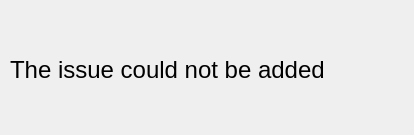
<?xml version="1.0" encoding="UTF-8"?>
<ui version="4.0">
 <class>message</class>
 <widget class="QWidget" name="message">
  <property name="geometry">
   <rect>
    <x>0</x>
    <y>0</y>
    <width>414</width>
    <height>135</height>
   </rect>
  </property>
  <property name="windowTitle">
   <string>Form</string>
  </property>
  <widget class="QLabel" name="label">
   <property name="geometry">
    <rect>
     <x>10</x>
     <y>30</y>
     <width>431</width>
     <height>81</height>
    </rect>
   </property>
   <property name="text">
    <string>&lt;html&gt;&lt;head/&gt;&lt;body&gt;&lt;p&gt;&lt;span style=&quot; font-size:18pt;&quot;&gt;The issue could not be added&lt;/span&gt;&lt;/p&gt;&lt;/body&gt;&lt;/html&gt;</string>
   </property>
  </widget>
 </widget>
 <resources/>
 <connections/>
</ui>
